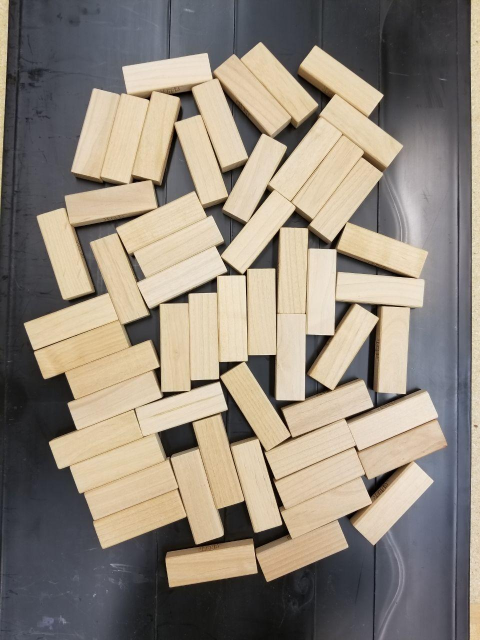
#> input picture cvTesting/test_frames/jengaClustered.jpg, 960 x 1280 px (shown at 1/2 size)
$ python testHSV.py --image test_frames/jengaClustered.jpg
#> lines starting #> are read from the running program, lines starting #| are printed output that depends on the picture; after the words box and inside, x2 and y2 are one past the last pixel; in counts of white or black regions, pixels touching at a corner belong together
import cv2
import sys
import numpy as np
import argparse
import imutils

ap = argparse.ArgumentParser()
ap.add_argument("-i", "--image", required=True,
    help="path to the input image")
args = vars(ap.parse_args())


def nothing(x):
    pass

# Load in image
image = cv2.imread(args["image"])
#> image is the input picture: shape (1280, 960, 3); mean B, G, R 123.2, 135.2, 144.5
image = imutils.resize(image, width=400, height = 200)
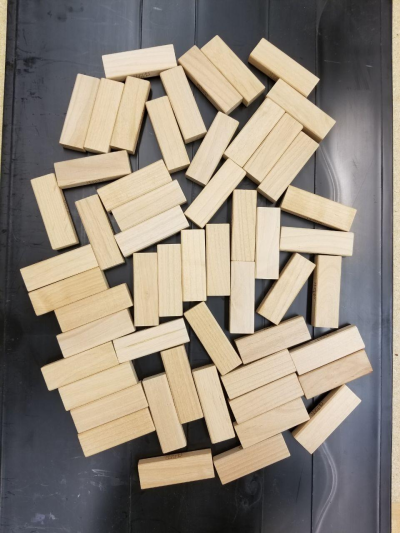
#> image: shape (533, 400, 3); mean B, G, R 123.2, 135.2, 144.5
# Create a window
cv2.namedWindow('image')

# create trackbars for color change
cv2.createTrackbar('HMin','image',0,179,nothing) # Hue is from 0-179 for Opencv
#> slider 'HMin' is set to 35
cv2.createTrackbar('SMin','image',0,255,nothing)
#> slider 'SMin' is set to 51
cv2.createTrackbar('VMin','image',0,255,nothing)
#> slider 'VMin' is set to 51
cv2.createTrackbar('HMax','image',0,179,nothing)
#> slider 'HMax' is set to 179
cv2.createTrackbar('SMax','image',0,255,nothing)
#> slider 'SMax' is set to 255
cv2.createTrackbar('VMax','image',0,255,nothing)
#> slider 'VMax' is set to 255

# Set default value for MAX HSV trackbars.
cv2.setTrackbarPos('HMax', 'image', 179)
cv2.setTrackbarPos('SMax', 'image', 255)
cv2.setTrackbarPos('VMax', 'image', 255)

# Initialize to check if HSV min/max value changes
hMin = sMin = vMin = hMax = sMax = vMax = 0
phMin = psMin = pvMin = phMax = psMax = pvMax = 0

output = image
wait_time = 33

while(1):

    # get current positions of all trackbars
    hMin = cv2.getTrackbarPos('HMin','image')
    sMin = cv2.getTrackbarPos('SMin','image')
    vMin = cv2.getTrackbarPos('VMin','image')

    hMax = cv2.getTrackbarPos('HMax','image')
    sMax = cv2.getTrackbarPos('SMax','image')
    vMax = cv2.getTrackbarPos('VMax','image')

    # Set minimum and max HSV values to display
    lower = np.array([hMin, sMin, vMin])
    upper = np.array([hMax, sMax, vMax])

    # Create HSV Image and threshold into a range.
    hsv = cv2.cvtColor(image, cv2.COLOR_BGR2HSV)
#> hsv: shape (533, 400, 3); mean H, S, V 57.9, 45.5, 148.2
    mask = cv2.inRange(hsv, lower, upper)
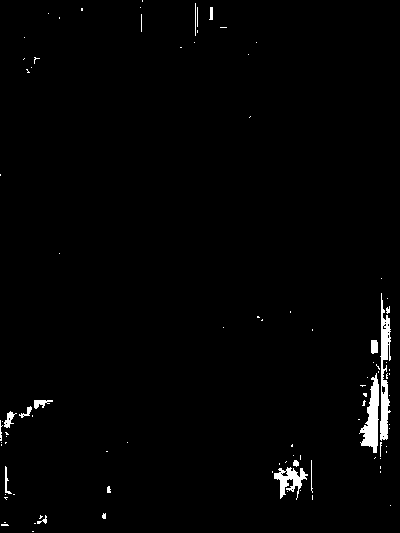
#> mask: shape (533, 400); 1.5% white; 94 white regions (76 under 20 px), largest, box (x1, y1, x2, y2) and area: (380, 293, 391, 441) 897, (359, 373, 379, 453) 781, (274, 467, 308, 500) 487
    output = cv2.bitwise_and(image,image, mask= mask)

    # Print if there is a change in HSV value
    if( (phMin != hMin) | (psMin != sMin) | (pvMin != vMin) | (phMax != hMax) | (psMax != sMax) | (pvMax != vMax) ):
        print("(hMin = %d , sMin = %d, vMin = %d), (hMax = %d , sMax = %d, vMax = %d)" % (hMin , sMin , vMin, hMax, sMax , vMax))
        phMin = hMin
        psMin = sMin
        pvMin = vMin
        phMax = hMax
        psMax = sMax
        pvMax = vMax

    # Display output image
    cv2.imshow('image',output)

    # Wait longer to prevent freeze for videos.
    if cv2.waitKey(wait_time) & 0xFF == ord('q'):
#> (key q is pressed here)
        break

cv2.destroyAllWindows()

$ run again, on cvTesting/test_frames/aframe_2.png
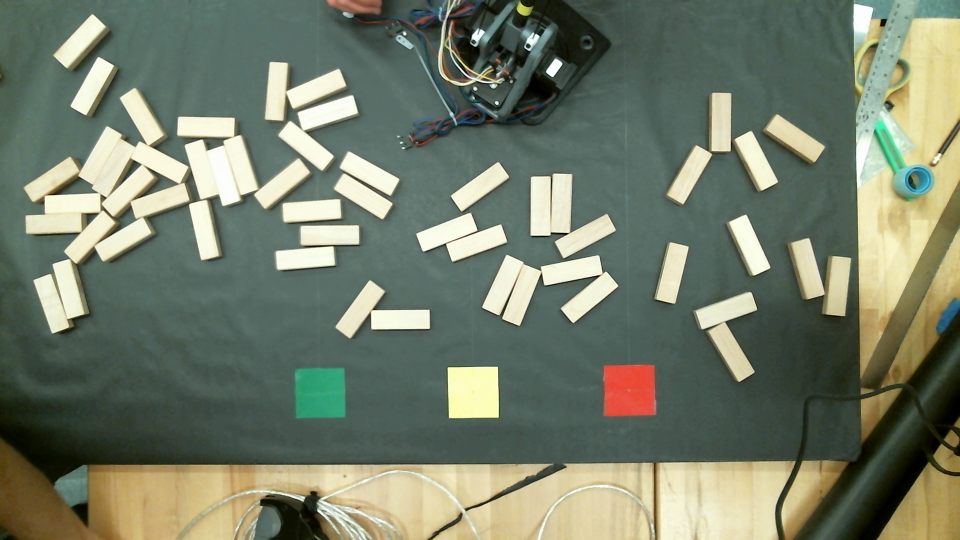
#> input picture cvTesting/test_frames/aframe_2.png, 1920 x 1080 px (shown at 1/2 size)
#> image is the input picture: shape (1080, 1920, 3); mean B, G, R 106.3, 125.4, 116.5
#> image: shape (225, 400, 3)
#> hsv: shape (225, 400, 3); mean H, S, V 56.7, 63.3, 129.2
#> `mask = cv2.inRange(hsv, lower, upper)`:
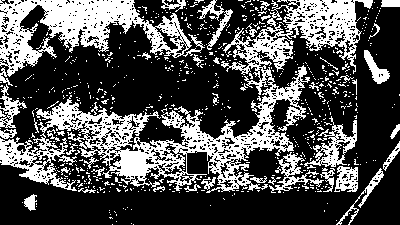
#> mask: shape (225, 400); 31.7% white; 670 white regions (625 under 20 px), largest, box (x1, y1, x2, y2) and area: (0, 0, 373, 193) 15034, (0, 0, 205, 86) 6264, (304, 116, 357, 167) 860
#> `output = cv2.bitwise_and(image,image, mask= mask)`:
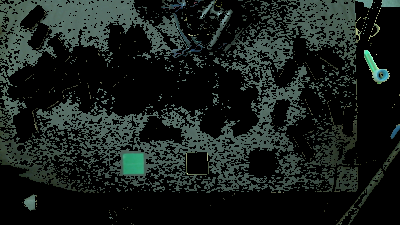
#> output: shape (225, 400, 3); mean B, G, R 28.1, 31.2, 24.1
